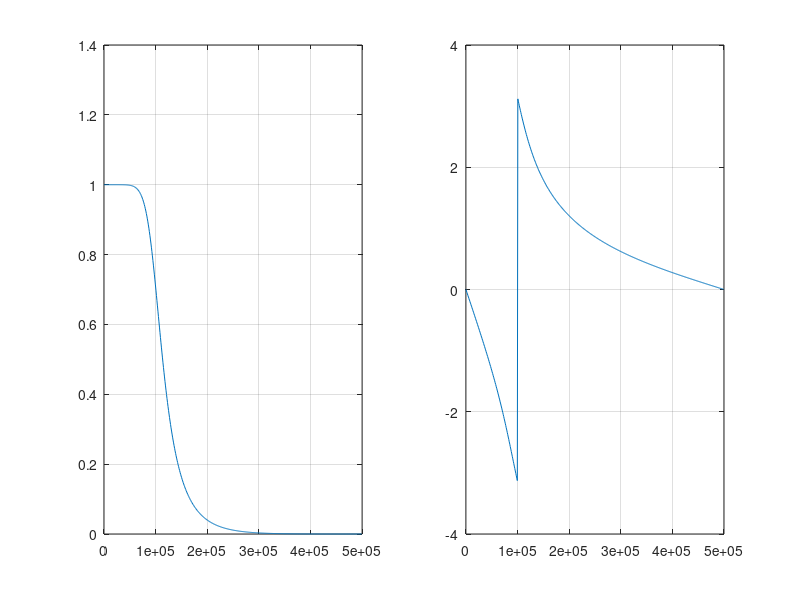

Here is the MATLAB script that generated this plot:
clc;
clear;
%=========================================
wp=0.2*pi;
ws=0.5*pi;
fs=1/1e-6;
rs=30;
rp=3;
[n,wn]=buttord(wp/pi,ws/pi,rp,rs)
[Bz,Az]=butter(n,wp/pi)
[h,w]=freqz(Bz,Az,512,fs);
subplot(1,2,1)
plot(w,abs(h));
grid on
subplot(1,2,2)
plot(w,angle(h));
grid on